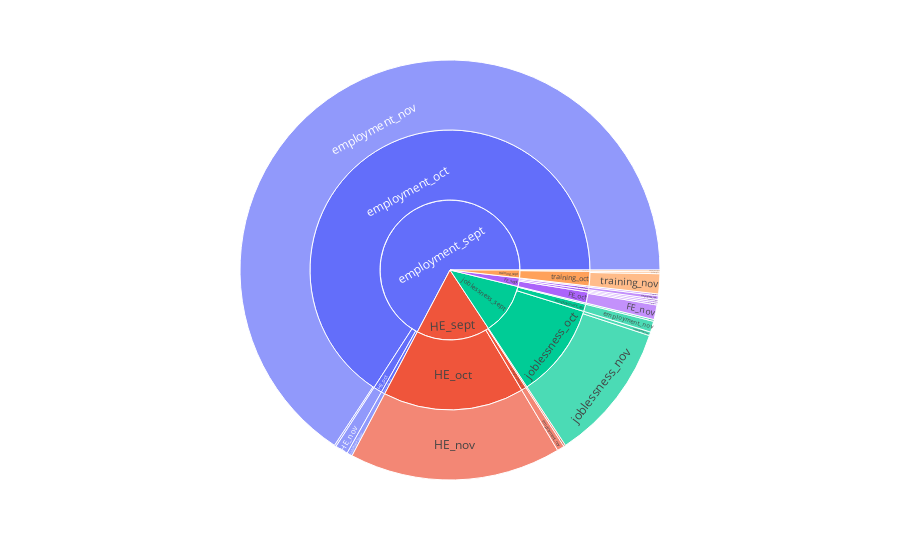

The code cell stored with this chart in its notebook:
### Code cell
fig = px.sunburst(
    tmp,
    path = ['Sep.98', 'Oct.98', 'Nov.98'],
    values = 'values',
)
fig.show()

### Figure 1 — Plotly figure (JSON) as saved in the notebook; plotly's stock layout.template omitted (floating-point values rounded to 4 significant figures)
{"data": [{"branchvalues": "total", "domain": {"x": [0, 1], "y": [0, 1]}, "hovertemplate": "labels=%{label}<br>value=%{value}<br>parent=%{parent}<br>id=%{id}<extra></extra>", "ids": ["FE_sept/FE_oct/FE_nov", "FE_sept/HE_oct/HE_nov", "HE_sept/HE_oct/HE_nov", "employment_sept/HE_oct/HE_nov", "joblessness_sept/HE_oct/HE_nov", "FE_sept/HE_oct/employment_nov", "FE_sept/employment_oct/employment_nov", "HE_sept/employment_oct/employment_nov", "employment_sept/employment_oct/employment_nov", "joblessness_sept/employment_oct/employment_nov", "training_sept/employment_oct/employment_nov", "joblessness_sept/joblessness_oct/employment_nov", "FE_sept/FE_oct/joblessness_nov", "employment_sept/employment_oct/joblessness_nov", "FE_sept/joblessness_oct/joblessness_nov", "employment_sept/joblessness_oct/joblessness_nov", "joblessness_sept/joblessness_oct/joblessness_nov", "training_sept/training_oct/joblessness_nov", "HE_sept/training_oct/training_nov", "training_sept/training_oct/training_nov", "FE_sept/FE_oct", "FE_sept/HE_oct", "HE_sept/HE_oct", "employment_sept/HE_oct", "joblessness_sept/HE_oct", "FE_sept/employment_oct", "HE_sept/employment_oct", "employment_sept/employment_oct", "joblessness_sept/employment_oct", "training_sept/employment_oct", "FE_sept/joblessness_oct", "employment_sept/joblessness_oct", "joblessness_sept/joblessness_oct", "HE_sept/training_oct", "training_sept/training_oct", "FE_sept", "HE_sept", "employment_sept", "joblessness_sept", "training_sept"], "labels": ["FE_nov", "HE_nov", "HE_nov", "HE_nov", "HE_nov", "employment_nov", "employment_nov", "employment_nov", "employment_nov", "employment_nov", "employment_nov", "employment_nov", "joblessness_nov", "joblessness_nov", "joblessness_nov", "joblessness_nov", "joblessness_nov", "joblessness_nov", "training_nov", "training_nov", "FE_oct", "HE_oct", "HE_oct", "HE_oct", "HE_oct", "employment_oct", "employment_oct", "employment_oct", "employment_oct", "employment_oct", "joblessness_oct", "joblessness_oct", "joblessness_oct", "training_oct", "training_oct", "FE_sept", "HE_sept", "employment_sept", "joblessness_sept", "training_sept"], "name": "", "parents": ["FE_sept/FE_oct", "FE_sept/HE_oct", "HE_sept/HE_oct", "employment_sept/HE_oct", "joblessness_sept/HE_oct", "FE_sept/HE_oct", "FE_sept/employment_oct", "HE_sept/employment_oct", "employment_sept/employment_oct", "joblessness_sept/employment_oct", "training_sept/employment_oct", "joblessness_sept/joblessness_oct", "FE_sept/FE_oct", "employment_sept/employment_oct", "FE_sept/joblessness_oct", "employment_sept/joblessness_oct", "joblessness_sept/joblessness_oct", "training_sept/training_oct", "HE_sept/training_oct", "training_sept/training_oct", "FE_sept", "FE_sept", "HE_sept", "employment_sept", "joblessness_sept", "FE_sept", "HE_sept", "employment_sept", "joblessness_sept", "training_sept", "FE_sept", "employment_sept", "joblessness_sept", "HE_sept", "training_sept", "", "", "", "", ""], "type": "sunburst", "values": [8, 1, 116, 7, 1, 1, 2, 4, 468, 6, 1, 2, 1, 1, 1, 3, 76, 1, 1, 11, 9, 2, 116, 7, 1, 2, 4, 469, 6, 1, 1, 3, 78, 1, 12, 14, 121, 479, 85, 13]}], "layout": {"legend": {"tracegroupgap": 0}, "margin": {"t": 60}}}
